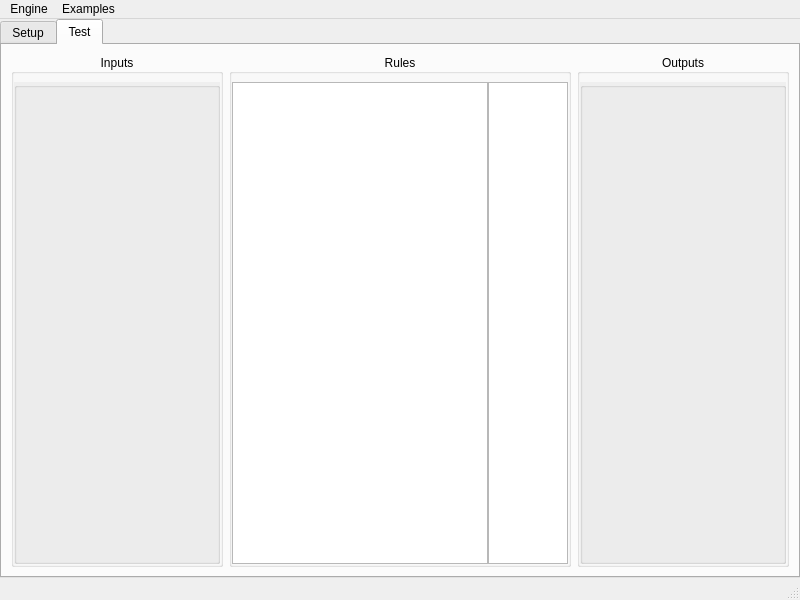
<?xml version="1.0" encoding="UTF-8"?>
<ui version="4.0">
 <class>MainWindow</class>
 <widget class="QMainWindow" name="MainWindow">
  <property name="geometry">
   <rect>
    <x>0</x>
    <y>0</y>
    <width>800</width>
    <height>600</height>
   </rect>
  </property>
  <property name="sizePolicy">
   <sizepolicy hsizetype="Preferred" vsizetype="Preferred">
    <horstretch>0</horstretch>
    <verstretch>0</verstretch>
   </sizepolicy>
  </property>
  <property name="baseSize">
   <size>
    <width>0</width>
    <height>0</height>
   </size>
  </property>
  <property name="windowTitle">
   <string>qtfuzzylite</string>
  </property>
  <property name="unifiedTitleAndToolBarOnMac">
   <bool>true</bool>
  </property>
  <widget class="QWidget" name="centralwidget">
   <layout class="QVBoxLayout" name="verticalLayout">
    <property name="spacing">
     <number>0</number>
    </property>
    <property name="margin">
     <number>0</number>
    </property>
    <item>
     <widget class="QTabWidget" name="tab_container">
      <property name="currentIndex">
       <number>1</number>
      </property>
      <widget class="QWidget" name="tab_setup">
       <attribute name="title">
        <string>Setup</string>
       </attribute>
       <layout class="QVBoxLayout" name="verticalLayout_6">
        <item>
         <layout class="QVBoxLayout" name="verticalLayout_4">
          <item>
           <layout class="QHBoxLayout" name="horizontalLayout">
            <item>
             <layout class="QVBoxLayout" name="verticalLayout_2">
              <item>
               <layout class="QHBoxLayout" name="horizontalLayout_2">
                <item>
                 <widget class="QLabel" name="lbl_inputs">
                  <property name="text">
                   <string>Inputs</string>
                  </property>
                 </widget>
                </item>
                <item>
                 <widget class="QToolButton" name="btn_add_input">
                  <property name="text">
                   <string/>
                  </property>
                  <property name="icon">
                   <iconset resource="resources.qrc">
                    <normaloff>:/icons/icons/edit_add.png</normaloff>:/icons/icons/edit_add.png</iconset>
                  </property>
                 </widget>
                </item>
                <item>
                 <widget class="QToolButton" name="btn_remove_input">
                  <property name="enabled">
                   <bool>false</bool>
                  </property>
                  <property name="text">
                   <string/>
                  </property>
                  <property name="icon">
                   <iconset resource="resources.qrc">
                    <normaloff>:/icons/icons/edit_remove.png</normaloff>:/icons/icons/edit_remove.png</iconset>
                  </property>
                 </widget>
                </item>
                <item>
                 <widget class="QToolButton" name="btn_edit_input">
                  <property name="enabled">
                   <bool>false</bool>
                  </property>
                  <property name="text">
                   <string/>
                  </property>
                  <property name="icon">
                   <iconset resource="resources.qrc">
                    <normaloff>:/icons/icons/pencil.png</normaloff>:/icons/icons/pencil.png</iconset>
                  </property>
                 </widget>
                </item>
               </layout>
              </item>
              <item>
               <widget class="QListWidget" name="lvw_inputs"/>
              </item>
             </layout>
            </item>
            <item>
             <layout class="QVBoxLayout" name="verticalLayout_3">
              <item>
               <layout class="QHBoxLayout" name="horizontalLayout_3">
                <item>
                 <widget class="QLabel" name="lbl_outputs">
                  <property name="text">
                   <string>Outputs</string>
                  </property>
                 </widget>
                </item>
                <item>
                 <widget class="QToolButton" name="btn_add_output">
                  <property name="text">
                   <string/>
                  </property>
                  <property name="icon">
                   <iconset resource="resources.qrc">
                    <normaloff>:/icons/icons/edit_add.png</normaloff>:/icons/icons/edit_add.png</iconset>
                  </property>
                 </widget>
                </item>
                <item>
                 <widget class="QToolButton" name="btn_remove_output">
                  <property name="enabled">
                   <bool>false</bool>
                  </property>
                  <property name="text">
                   <string/>
                  </property>
                  <property name="icon">
                   <iconset resource="resources.qrc">
                    <normaloff>:/icons/icons/edit_remove.png</normaloff>:/icons/icons/edit_remove.png</iconset>
                  </property>
                 </widget>
                </item>
                <item>
                 <widget class="QToolButton" name="btn_edit_output">
                  <property name="enabled">
                   <bool>false</bool>
                  </property>
                  <property name="text">
                   <string/>
                  </property>
                  <property name="icon">
                   <iconset resource="resources.qrc">
                    <normaloff>:/icons/icons/pencil.png</normaloff>:/icons/icons/pencil.png</iconset>
                  </property>
                 </widget>
                </item>
               </layout>
              </item>
              <item>
               <widget class="QListWidget" name="lvw_outputs"/>
              </item>
             </layout>
            </item>
           </layout>
          </item>
          <item>
           <layout class="QHBoxLayout" name="horizontalLayout_4">
            <property name="spacing">
             <number>0</number>
            </property>
            <item>
             <widget class="QPlainTextEdit" name="ptx_rules">
              <property name="verticalScrollBarPolicy">
               <enum>Qt::ScrollBarAlwaysOn</enum>
              </property>
              <property name="lineWrapMode">
               <enum>QPlainTextEdit::NoWrap</enum>
              </property>
              <property name="plainText">
               <string/>
              </property>
              <property name="backgroundVisible">
               <bool>false</bool>
              </property>
             </widget>
            </item>
            <item>
             <layout class="QVBoxLayout" name="verticalLayout_7">
              <item>
               <widget class="QToolButton" name="btn_generate_rules">
                <property name="text">
                 <string/>
                </property>
                <property name="icon">
                 <iconset resource="resources.qrc">
                  <normaloff>:/icons/icons/wizard.png</normaloff>:/icons/icons/wizard.png</iconset>
                </property>
               </widget>
              </item>
              <item>
               <widget class="QToolButton" name="btn_check_rules">
                <property name="text">
                 <string/>
                </property>
                <property name="icon">
                 <iconset resource="resources.qrc">
                  <normaloff>:/icons/icons/spellcheck.png</normaloff>:/icons/icons/spellcheck.png</iconset>
                </property>
               </widget>
              </item>
              <item>
               <widget class="QToolButton" name="btn_ok">
                <property name="text">
                 <string/>
                </property>
                <property name="icon">
                 <iconset resource="resources.qrc">
                  <normaloff>:/icons/icons/apply.png</normaloff>:/icons/icons/apply.png</iconset>
                </property>
               </widget>
              </item>
              <item>
               <widget class="QToolButton" name="btn_clear">
                <property name="text">
                 <string/>
                </property>
                <property name="icon">
                 <iconset resource="resources.qrc">
                  <normaloff>:/icons/icons/stop.png</normaloff>:/icons/icons/stop.png</iconset>
                </property>
               </widget>
              </item>
             </layout>
            </item>
           </layout>
          </item>
         </layout>
        </item>
       </layout>
      </widget>
      <widget class="QWidget" name="tab_test">
       <attribute name="title">
        <string>Test</string>
       </attribute>
       <layout class="QVBoxLayout" name="verticalLayout_5">
        <item>
         <layout class="QHBoxLayout" name="horizontalLayout_5">
          <item>
           <widget class="QGroupBox" name="grx_test_inputs_outer_container">
            <property name="title">
             <string>Inputs</string>
            </property>
            <property name="alignment">
             <set>Qt::AlignCenter</set>
            </property>
            <property name="flat">
             <bool>true</bool>
            </property>
            <layout class="QVBoxLayout" name="verticalLayout_9">
             <property name="spacing">
              <number>0</number>
             </property>
             <property name="leftMargin">
              <number>0</number>
             </property>
             <property name="topMargin">
              <number>8</number>
             </property>
             <property name="rightMargin">
              <number>0</number>
             </property>
             <property name="bottomMargin">
              <number>0</number>
             </property>
             <item>
              <widget class="QScrollArea" name="sca_test_inputs">
               <property name="frameShape">
                <enum>QFrame::NoFrame</enum>
               </property>
               <property name="frameShadow">
                <enum>QFrame::Plain</enum>
               </property>
               <property name="horizontalScrollBarPolicy">
                <enum>Qt::ScrollBarAlwaysOff</enum>
               </property>
               <property name="widgetResizable">
                <bool>true</bool>
               </property>
               <widget class="QWidget" name="scrollAreaWidgetContents">
                <property name="geometry">
                 <rect>
                  <x>0</x>
                  <y>0</y>
                  <width>202</width>
                  <height>474</height>
                 </rect>
                </property>
                <layout class="QVBoxLayout" name="verticalLayout_11">
                 <property name="spacing">
                  <number>0</number>
                 </property>
                 <property name="margin">
                  <number>0</number>
                 </property>
                 <item>
                  <widget class="QGroupBox" name="grx_test_inputs">
                   <property name="title">
                    <string/>
                   </property>
                   <property name="alignment">
                    <set>Qt::AlignLeading|Qt::AlignLeft|Qt::AlignVCenter</set>
                   </property>
                   <layout class="QVBoxLayout" name="verticalLayout_8">
                    <property name="margin">
                     <number>4</number>
                    </property>
                    <item>
                     <spacer name="verticalSpacer">
                      <property name="orientation">
                       <enum>Qt::Vertical</enum>
                      </property>
                      <property name="sizeHint" stdset="0">
                       <size>
                        <width>20</width>
                        <height>40</height>
                       </size>
                      </property>
                     </spacer>
                    </item>
                   </layout>
                  </widget>
                 </item>
                </layout>
               </widget>
              </widget>
             </item>
            </layout>
           </widget>
          </item>
          <item>
           <widget class="QGroupBox" name="grx_test_rules">
            <property name="title">
             <string>Rules</string>
            </property>
            <property name="alignment">
             <set>Qt::AlignCenter</set>
            </property>
            <property name="flat">
             <bool>true</bool>
            </property>
            <layout class="QHBoxLayout" name="horizontalLayout_6">
             <property name="spacing">
              <number>0</number>
             </property>
             <property name="leftMargin">
              <number>0</number>
             </property>
             <property name="topMargin">
              <number>8</number>
             </property>
             <property name="rightMargin">
              <number>0</number>
             </property>
             <property name="bottomMargin">
              <number>0</number>
             </property>
             <item>
              <widget class="QListWidget" name="lsw_test_rules">
               <property name="alternatingRowColors">
                <bool>false</bool>
               </property>
               <property name="selectionMode">
                <enum>QAbstractItemView::NoSelection</enum>
               </property>
               <property name="movement">
                <enum>QListView::Static</enum>
               </property>
               <property name="resizeMode">
                <enum>QListView::Adjust</enum>
               </property>
               <property name="uniformItemSizes">
                <bool>false</bool>
               </property>
               <property name="wordWrap">
                <bool>true</bool>
               </property>
              </widget>
             </item>
             <item>
              <widget class="QListWidget" name="lsw_test_rules_activation">
               <property name="sizePolicy">
                <sizepolicy hsizetype="Maximum" vsizetype="Expanding">
                 <horstretch>0</horstretch>
                 <verstretch>0</verstretch>
                </sizepolicy>
               </property>
               <property name="maximumSize">
                <size>
                 <width>80</width>
                 <height>16777215</height>
                </size>
               </property>
               <property name="horizontalScrollBarPolicy">
                <enum>Qt::ScrollBarAlwaysOff</enum>
               </property>
               <property name="selectionMode">
                <enum>QAbstractItemView::NoSelection</enum>
               </property>
               <property name="uniformItemSizes">
                <bool>false</bool>
               </property>
              </widget>
             </item>
            </layout>
           </widget>
          </item>
          <item>
           <widget class="QGroupBox" name="grx_test_outputs_outer_container">
            <property name="title">
             <string>Outputs</string>
            </property>
            <property name="alignment">
             <set>Qt::AlignCenter</set>
            </property>
            <property name="flat">
             <bool>true</bool>
            </property>
            <layout class="QVBoxLayout" name="verticalLayout_12">
             <property name="spacing">
              <number>0</number>
             </property>
             <property name="leftMargin">
              <number>0</number>
             </property>
             <property name="topMargin">
              <number>8</number>
             </property>
             <property name="rightMargin">
              <number>0</number>
             </property>
             <property name="bottomMargin">
              <number>0</number>
             </property>
             <item>
              <widget class="QScrollArea" name="sca_test_outputs">
               <property name="frameShape">
                <enum>QFrame::NoFrame</enum>
               </property>
               <property name="frameShadow">
                <enum>QFrame::Plain</enum>
               </property>
               <property name="horizontalScrollBarPolicy">
                <enum>Qt::ScrollBarAlwaysOff</enum>
               </property>
               <property name="widgetResizable">
                <bool>true</bool>
               </property>
               <property name="alignment">
                <set>Qt::AlignHCenter|Qt::AlignTop</set>
               </property>
               <widget class="QWidget" name="scrollAreaWidgetContents_2">
                <property name="geometry">
                 <rect>
                  <x>0</x>
                  <y>0</y>
                  <width>202</width>
                  <height>474</height>
                 </rect>
                </property>
                <layout class="QVBoxLayout" name="verticalLayout_13">
                 <property name="spacing">
                  <number>0</number>
                 </property>
                 <property name="margin">
                  <number>0</number>
                 </property>
                 <item>
                  <widget class="QGroupBox" name="grx_test_outputs">
                   <property name="title">
                    <string/>
                   </property>
                   <property name="alignment">
                    <set>Qt::AlignLeading|Qt::AlignLeft|Qt::AlignVCenter</set>
                   </property>
                   <layout class="QVBoxLayout" name="verticalLayout_15">
                    <property name="margin">
                     <number>4</number>
                    </property>
                    <item>
                     <spacer name="verticalSpacer_2">
                      <property name="orientation">
                       <enum>Qt::Vertical</enum>
                      </property>
                      <property name="sizeHint" stdset="0">
                       <size>
                        <width>20</width>
                        <height>40</height>
                       </size>
                      </property>
                     </spacer>
                    </item>
                   </layout>
                  </widget>
                 </item>
                </layout>
               </widget>
              </widget>
             </item>
            </layout>
           </widget>
          </item>
         </layout>
        </item>
       </layout>
      </widget>
     </widget>
    </item>
   </layout>
  </widget>
  <widget class="QStatusBar" name="statusBar"/>
  <widget class="QMenuBar" name="menuBar">
   <property name="geometry">
    <rect>
     <x>0</x>
     <y>0</y>
     <width>800</width>
     <height>25</height>
    </rect>
   </property>
   <widget class="QMenu" name="menuGui">
    <property name="title">
     <string>Engine</string>
    </property>
    <addaction name="actionConfiguration"/>
    <addaction name="separator"/>
    <addaction name="actionImport"/>
    <addaction name="actionExport"/>
    <addaction name="separator"/>
    <addaction name="actionAbout"/>
    <addaction name="separator"/>
    <addaction name="actionQuit"/>
   </widget>
   <widget class="QMenu" name="menuExamples">
    <property name="title">
     <string>Examples</string>
    </property>
    <addaction name="actionMamdani"/>
    <addaction name="actionSimple_1x1"/>
    <addaction name="actionPower_3x1"/>
    <addaction name="separator"/>
    <addaction name="actionTakagi_Sugeno"/>
    <addaction name="actionApproximation_1x1"/>
   </widget>
   <addaction name="menuGui"/>
   <addaction name="menuExamples"/>
  </widget>
  <action name="actionSimple_1x1">
   <property name="text">
    <string>Health (1x1)</string>
   </property>
  </action>
  <action name="actionPower_3x1">
   <property name="text">
    <string>Power (3x1)</string>
   </property>
  </action>
  <action name="actionSetup">
   <property name="checkable">
    <bool>false</bool>
   </property>
   <property name="text">
    <string>Setup</string>
   </property>
  </action>
  <action name="actionTest">
   <property name="checkable">
    <bool>false</bool>
   </property>
   <property name="text">
    <string>Test</string>
   </property>
  </action>
  <action name="actionTile">
   <property name="text">
    <string>Tile</string>
   </property>
  </action>
  <action name="actionCascade">
   <property name="text">
    <string>Cascade</string>
   </property>
  </action>
  <action name="actionLog">
   <property name="checkable">
    <bool>false</bool>
   </property>
   <property name="text">
    <string>Log</string>
   </property>
  </action>
  <action name="actionApproximation_1x1">
   <property name="text">
    <string>Approximation (1x1)</string>
   </property>
  </action>
  <action name="actionMamdani">
   <property name="enabled">
    <bool>false</bool>
   </property>
   <property name="text">
    <string>Mamdani</string>
   </property>
  </action>
  <action name="actionTakagi_Sugeno">
   <property name="enabled">
    <bool>false</bool>
   </property>
   <property name="text">
    <string>Takagi-Sugeno</string>
   </property>
  </action>
  <action name="actionImport">
   <property name="text">
    <string>Import...</string>
   </property>
  </action>
  <action name="actionExport">
   <property name="text">
    <string>Export...</string>
   </property>
  </action>
  <action name="actionConfiguration">
   <property name="text">
    <string>Configuration...</string>
   </property>
  </action>
  <action name="actionAbout">
   <property name="text">
    <string>About...</string>
   </property>
  </action>
  <action name="actionQuit">
   <property name="text">
    <string>Quit</string>
   </property>
  </action>
 </widget>
 <resources>
  <include location="resources.qrc"/>
 </resources>
 <connections/>
</ui>
